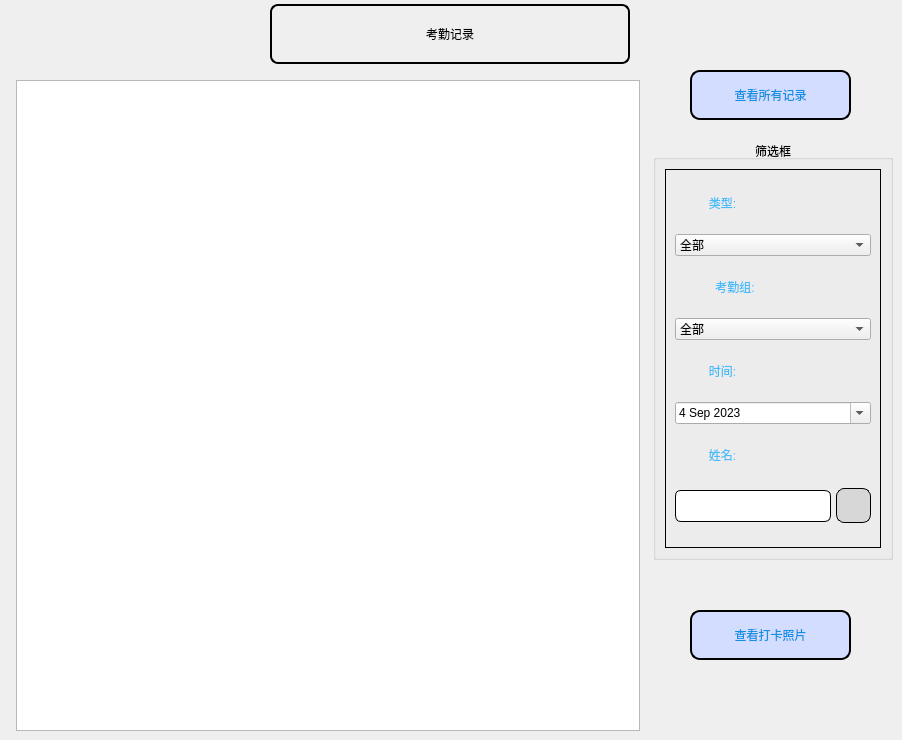
           <widget class="QWidget" name="page_5">
            <widget class="QLabel" name="Record_lbl">
             <property name="geometry">
              <rect>
               <x>270</x>
               <y>4</y>
               <width>360</width>
               <height>60</height>
              </rect>
             </property>
             <property name="styleSheet">
              <string notr="true">#Record_lbl
{
font: 18pt &quot;楷体&quot;;
border:2px solid ;
border-radius:8px;
}</string>
             </property>
             <property name="text">
              <string>考勤记录</string>
             </property>
             <property name="alignment">
              <set>Qt::AlignCenter</set>
             </property>
            </widget>
            <widget class="QGroupBox" name="groupBox_SX">
             <property name="geometry">
              <rect>
               <x>653</x>
               <y>140</y>
               <width>240</width>
               <height>420</height>
              </rect>
             </property>
             <property name="minimumSize">
              <size>
               <width>240</width>
               <height>420</height>
              </size>
             </property>
             <property name="styleSheet">
              <string notr="true">*
{
font: 14pt &quot;楷体&quot;;
}</string>
             </property>
             <property name="title">
              <string>筛选框</string>
             </property>
             <property name="alignment">
              <set>Qt::AlignCenter</set>
             </property>
             <layout class="QVBoxLayout" name="verticalLayout_17">
              <item>
               <widget class="QWidget" name="widget_clock_record" native="true">
                <property name="styleSheet">
                 <string notr="true">#widget_clock_record
{
border:1px solid;
}
QPushButton
{
font: 16pt &quot;方正粗黑宋简体&quot;;
color: rgb(74,188,248);
border-radius:1px;
}
</string>
                </property>
                <layout class="QVBoxLayout" name="verticalLayout_16">
                 <property name="spacing">
                  <number>5</number>
                 </property>
                 <property name="leftMargin">
                  <number>10</number>
                 </property>
                 <property name="topMargin">
                  <number>8</number>
                 </property>
                 <property name="rightMargin">
                  <number>10</number>
                 </property>
                 <property name="bottomMargin">
                  <number>8</number>
                 </property>
                 <item>
                  <widget class="QWidget" name="widget_type" native="true">
                   <property name="minimumSize">
                    <size>
                     <width>0</width>
                     <height>40</height>
                    </size>
                   </property>
                   <property name="maximumSize">
                    <size>
                     <width>16777215</width>
                     <height>40</height>
                    </size>
                   </property>
                   <layout class="QHBoxLayout" name="horizontalLayout_36">
                    <property name="spacing">
                     <number>0</number>
                    </property>
                    <property name="leftMargin">
                     <number>0</number>
                    </property>
                    <property name="topMargin">
                     <number>0</number>
                    </property>
                    <property name="rightMargin">
                     <number>0</number>
                    </property>
                    <property name="bottomMargin">
                     <number>0</number>
                    </property>
                    <item>
                     <widget class="QPushButton" name="lbl_btn_type">
                      <property name="minimumSize">
                       <size>
                        <width>95</width>
                        <height>38</height>
                       </size>
                      </property>
                      <property name="maximumSize">
                       <size>
                        <width>95</width>
                        <height>38</height>
                       </size>
                      </property>
                      <property name="styleSheet">
                       <string notr="true">font: 16pt &quot;方正粗黑宋简体&quot;;
color: rgb(74,188,248);
border-radius:1px;
</string>
                      </property>
                      <property name="text">
                       <string>类型:</string>
                      </property>
                      <property name="icon">
                       <iconset resource="res.qrc">
                        <normaloff>:/ptr/type-2.png</normaloff>:/ptr/type-2.png</iconset>
                      </property>
                      <property name="iconSize">
                       <size>
                        <width>30</width>
                        <height>30</height>
                       </size>
                      </property>
                     </widget>
                    </item>
                    <item>
                     <spacer name="th_type">
                      <property name="orientation">
                       <enum>Qt::Horizontal</enum>
                      </property>
                      <property name="sizeHint" stdset="0">
                       <size>
                        <width>73</width>
                        <height>20</height>
                       </size>
                      </property>
                     </spacer>
                    </item>
                   </layout>
                  </widget>
                 </item>
                 <item>
                  <widget class="QComboBox" name="clock_type_box">
                   <property name="styleSheet">
                    <string notr="true"/>
                   </property>
                   <property name="editable">
                    <bool>false</bool>
                   </property>
                   <item>
                    <property name="text">
                     <string>全部</string>
                    </property>
                   </item>
                   <item>
                    <property name="text">
                     <string>日常考勤</string>
                    </property>
                   </item>
                  </widget>
                 </item>
                 <item>
                  <widget class="QWidget" name="widget_group" native="true">
                   <property name="minimumSize">
                    <size>
                     <width>0</width>
                     <height>40</height>
                    </size>
                   </property>
                   <property name="maximumSize">
                    <size>
                     <width>16777215</width>
                     <height>40</height>
                    </size>
                   </property>
                   <layout class="QHBoxLayout" name="horizontalLayout_37">
                    <property name="spacing">
                     <number>0</number>
                    </property>
                    <property name="leftMargin">
                     <number>0</number>
                    </property>
                    <property name="topMargin">
                     <number>0</number>
                    </property>
                    <property name="rightMargin">
                     <number>0</number>
                    </property>
                    <property name="bottomMargin">
                     <number>0</number>
                    </property>
                    <item>
                     <widget class="QPushButton" name="lbl_btn_group">
                      <property name="minimumSize">
                       <size>
                        <width>120</width>
                        <height>38</height>
                       </size>
                      </property>
                      <property name="maximumSize">
                       <size>
                        <width>120</width>
                        <height>38</height>
                       </size>
                      </property>
                      <property name="styleSheet">
                       <string notr="true">font: 16pt &quot;方正粗黑宋简体&quot;;
color: rgb(74,188,248);
border-radius:1px;
</string>
                      </property>
                      <property name="text">
                       <string>考勤组:</string>
                      </property>
                      <property name="icon">
                       <iconset resource="res.qrc">
                        <normaloff>:/ptr/group2.png</normaloff>:/ptr/group2.png</iconset>
                      </property>
                      <property name="iconSize">
                       <size>
                        <width>33</width>
                        <height>33</height>
                       </size>
                      </property>
                     </widget>
                    </item>
                    <item>
                     <spacer name="th_group">
                      <property name="orientation">
                       <enum>Qt::Horizontal</enum>
                      </property>
                      <property name="sizeHint" stdset="0">
                       <size>
                        <width>1</width>
                        <height>20</height>
                       </size>
                      </property>
                     </spacer>
                    </item>
                   </layout>
                  </widget>
                 </item>
                 <item>
                  <widget class="QComboBox" name="clock_group_box">
                   <property name="styleSheet">
                    <string notr="true"/>
                   </property>
                   <item>
                    <property name="text">
                     <string>全部</string>
                    </property>
                   </item>
                   <item>
                    <property name="text">
                     <string>大三考勤组</string>
                    </property>
                   </item>
                  </widget>
                 </item>
                 <item>
                  <widget class="QWidget" name="widget_time" native="true">
                   <property name="minimumSize">
                    <size>
                     <width>0</width>
                     <height>40</height>
                    </size>
                   </property>
                   <property name="maximumSize">
                    <size>
                     <width>16777215</width>
                     <height>40</height>
                    </size>
                   </property>
                   <layout class="QHBoxLayout" name="horizontalLayout_38">
                    <property name="spacing">
                     <number>0</number>
                    </property>
                    <property name="leftMargin">
                     <number>0</number>
                    </property>
                    <property name="topMargin">
                     <number>0</number>
                    </property>
                    <property name="rightMargin">
                     <number>0</number>
                    </property>
                    <property name="bottomMargin">
                     <number>0</number>
                    </property>
                    <item>
                     <widget class="QPushButton" name="lbl_btn_time">
                      <property name="minimumSize">
                       <size>
                        <width>95</width>
                        <height>38</height>
                       </size>
                      </property>
                      <property name="maximumSize">
                       <size>
                        <width>95</width>
                        <height>38</height>
                       </size>
                      </property>
                      <property name="styleSheet">
                       <string notr="true">font: 16pt &quot;方正粗黑宋简体&quot;;
color: rgb(74,188,248);
border-radius:1px;
</string>
                      </property>
                      <property name="text">
                       <string>时间:</string>
                      </property>
                      <property name="icon">
                       <iconset resource="res.qrc">
                        <normaloff>:/ptr/time-2.png</normaloff>:/ptr/time-2.png</iconset>
                      </property>
                      <property name="iconSize">
                       <size>
                        <width>33</width>
                        <height>33</height>
                       </size>
                      </property>
                     </widget>
                    </item>
                    <item>
                     <spacer name="th_time">
                      <property name="orientation">
                       <enum>Qt::Horizontal</enum>
                      </property>
                      <property name="sizeHint" stdset="0">
                       <size>
                        <width>98</width>
                        <height>20</height>
                       </size>
                      </property>
                     </spacer>
                    </item>
                   </layout>
                  </widget>
                 </item>
                 <item>
                  <widget class="QDateEdit" name="dateEdit">
                   <property name="alignment">
                    <set>Qt::AlignLeading|Qt::AlignLeft|Qt::AlignVCenter</set>
                   </property>
                   <property name="buttonSymbols">
                    <enum>QAbstractSpinBox::UpDownArrows</enum>
                   </property>
                   <property name="correctionMode">
                    <enum>QAbstractSpinBox::CorrectToPreviousValue</enum>
                   </property>
                   <property name="calendarPopup">
                    <bool>true</bool>
                   </property>
                   <property name="date">
                    <date>
                     <year>2023</year>
                     <month>9</month>
                     <day>4</day>
                    </date>
                   </property>
                  </widget>
                 </item>
                 <item>
                  <widget class="QWidget" name="widget_name" native="true">
                   <property name="minimumSize">
                    <size>
                     <width>0</width>
                     <height>40</height>
                    </size>
                   </property>
                   <property name="maximumSize">
                    <size>
                     <width>16777215</width>
                     <height>40</height>
                    </size>
                   </property>
                   <layout class="QHBoxLayout" name="horizontalLayout_39">
                    <property name="spacing">
                     <number>0</number>
                    </property>
                    <property name="leftMargin">
                     <number>0</number>
                    </property>
                    <property name="topMargin">
                     <number>0</number>
                    </property>
                    <property name="rightMargin">
                     <number>0</number>
                    </property>
                    <property name="bottomMargin">
                     <number>0</number>
                    </property>
                    <item>
                     <widget class="QPushButton" name="lbl_btn_name">
                      <property name="minimumSize">
                       <size>
                        <width>95</width>
                        <height>38</height>
                       </size>
                      </property>
                      <property name="maximumSize">
                       <size>
                        <width>95</width>
                        <height>38</height>
                       </size>
                      </property>
                      <property name="styleSheet">
                       <string notr="true">font: 16pt &quot;方正粗黑宋简体&quot;;
color: rgb(74,188,248);
border-radius:1px;
</string>
                      </property>
                      <property name="text">
                       <string>姓名:</string>
                      </property>
                      <property name="icon">
                       <iconset resource="res.qrc">
                        <normaloff>:/ptr/name-2.png</normaloff>:/ptr/name-2.png</iconset>
                      </property>
                      <property name="iconSize">
                       <size>
                        <width>32</width>
                        <height>32</height>
                       </size>
                      </property>
                     </widget>
                    </item>
                    <item>
                     <spacer name="th_name">
                      <property name="orientation">
                       <enum>Qt::Horizontal</enum>
                      </property>
                      <property name="sizeHint" stdset="0">
                       <size>
                        <width>98</width>
                        <height>20</height>
                       </size>
                      </property>
                     </spacer>
                    </item>
                   </layout>
                  </widget>
                 </item>
                 <item>
                  <widget class="QWidget" name="widget_name_2" native="true">
                   <property name="minimumSize">
                    <size>
                     <width>0</width>
                     <height>40</height>
                    </size>
                   </property>
                   <property name="maximumSize">
                    <size>
                     <width>16777215</width>
                     <height>40</height>
                    </size>
                   </property>
                   <layout class="QHBoxLayout" name="horizontalLayout_40">
                    <property name="spacing">
                     <number>5</number>
                    </property>
                    <property name="leftMargin">
                     <number>0</number>
                    </property>
                    <property name="topMargin">
                     <number>0</number>
                    </property>
                    <property name="rightMargin">
                     <number>0</number>
                    </property>
                    <property name="bottomMargin">
                     <number>0</number>
                    </property>
                    <item>
                     <widget class="QLineEdit" name="clock_record_name_line">
                      <property name="minimumSize">
                       <size>
                        <width>0</width>
                        <height>32</height>
                       </size>
                      </property>
                      <property name="styleSheet">
                       <string notr="true">QLineEdit
{
border:1px solid;
border-radius:6px;
}
QLineEdit:hover
{
border:2px solid;
border-radius:6px;
}</string>
                      </property>
                     </widget>
                    </item>
                    <item>
                     <widget class="QPushButton" name="btn_clock_record_name_search">
                      <property name="minimumSize">
                       <size>
                        <width>35</width>
                        <height>35</height>
                       </size>
                      </property>
                      <property name="maximumSize">
                       <size>
                        <width>35</width>
                        <height>35</height>
                       </size>
                      </property>
                      <property name="styleSheet">
                       <string notr="true">QPushButton
{
background-color: rgb(215, 215, 215);
border:1px solid;
border-radius:8px;
}
QPushButton:hover
{
background-color: rgb(210, 255, 212);
border:2px solid;
border-radius:8px;
}</string>
                      </property>
                      <property name="text">
                       <string/>
                      </property>
                      <property name="icon">
                       <iconset resource="res.qrc">
                        <normaloff>:/ptr/search.png</normaloff>:/ptr/search.png</iconset>
                      </property>
                      <property name="iconSize">
                       <size>
                        <width>30</width>
                        <height>30</height>
                       </size>
                      </property>
                     </widget>
                    </item>
                   </layout>
                  </widget>
                 </item>
                </layout>
               </widget>
              </item>
             </layout>
            </widget>
            <widget class="QTableView" name="tableView_Record">
             <property name="geometry">
              <rect>
               <x>16</x>
               <y>80</y>
               <width>624</width>
               <height>651</height>
              </rect>
             </property>
             <property name="styleSheet">
              <string notr="true">QTableWidget::item:hover
{
background-color:rgb(92,188,227,200)
}
QTableWidget::item:selected
{
background-color:#1B89A1
}
QHeaderView::section,QTableCornerButton:section
{ 
 padding:3px; 
margin:0px; 
color:#DCDCDC; 
border:1px solid #242424; 
border-left-width:0px; 
border-right-width:1px;
 border-top-width:0px;
 border-bottom-width:1px;
background:qlineargradient(spread:pad,x1:0,y1:0,x2:0,y2:1,stop:0 #646464,stop:1 #525252);
 }
QTableWidget
{
background-color:white;border:none;
}</string>
             </property>
            </widget>
            <widget class="QPushButton" name="btn_look_record">
             <property name="geometry">
              <rect>
               <x>690</x>
               <y>610</y>
               <width>161</width>
               <height>50</height>
              </rect>
             </property>
             <property name="styleSheet">
              <string notr="true">QPushButton
{
font: 12pt &quot;楷体&quot;;

border:2px solid black;
border-radius:10px;
background-color: rgb(210, 221, 255);
color: rgb(17,143,227);
}
QPushButton:hover
{
font: 12pt &quot;楷体&quot;;
color:rgb(93,77,142);
border:3px solid #ff7c7e;
border-radius:10px;
background-color: rgb(210, 221, 255);
}</string>
             </property>
             <property name="text">
              <string>查看打卡照片</string>
             </property>
            </widget>
            <widget class="QPushButton" name="btn_look_record_all">
             <property name="geometry">
              <rect>
               <x>690</x>
               <y>70</y>
               <width>161</width>
               <height>50</height>
              </rect>
             </property>
             <property name="styleSheet">
              <string notr="true">QPushButton
{
font: 12pt &quot;楷体&quot;;

border:2px solid black;
border-radius:10px;
background-color: rgb(210, 221, 255);
color: rgb(17,143,227);
}
QPushButton:hover
{
font: 12pt &quot;楷体&quot;;
color:rgb(93,77,142);
border:3px solid #ff7c7e;
border-radius:10px;
background-color: rgb(210, 221, 255);
}</string>
             </property>
             <property name="text">
              <string>查看所有记录</string>
             </property>
            </widget>
           </widget>
